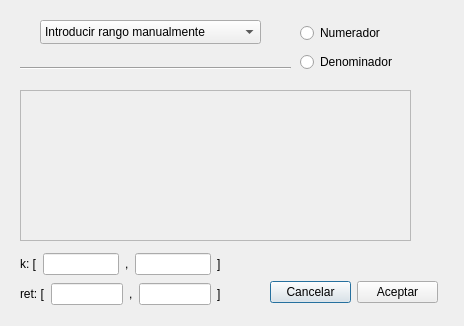
<?xml version="1.0" encoding="UTF-8"?>
<ui version="4.0">
 <class>IntroducirRango</class>
 <widget class="QDialog" name="IntroducirRango">
  <property name="windowModality">
   <enum>Qt::WindowModal</enum>
  </property>
  <property name="geometry">
   <rect>
    <x>0</x>
    <y>0</y>
    <width>464</width>
    <height>326</height>
   </rect>
  </property>
  <property name="windowTitle">
   <string>Dialog</string>
  </property>
  <widget class="QComboBox" name="elegirforma">
   <property name="geometry">
    <rect>
     <x>40</x>
     <y>20</y>
     <width>221</width>
     <height>24</height>
    </rect>
   </property>
   <item>
    <property name="text">
     <string>Introducir rango manualmente</string>
    </property>
   </item>
  </widget>
  <widget class="QStackedWidget" name="numdeno">
   <property name="geometry">
    <rect>
     <x>20</x>
     <y>80</y>
     <width>401</width>
     <height>191</height>
    </rect>
   </property>
   <property name="currentIndex">
    <number>0</number>
   </property>
   <widget class="QWidget" name="pagenume">
    <widget class="QScrollArea" name="boxNume">
     <property name="geometry">
      <rect>
       <x>0</x>
       <y>10</y>
       <width>391</width>
       <height>151</height>
      </rect>
     </property>
     <property name="widgetResizable">
      <bool>true</bool>
     </property>
     <widget class="QWidget" name="areaScrollnume">
      <property name="geometry">
       <rect>
        <x>0</x>
        <y>0</y>
        <width>389</width>
        <height>149</height>
       </rect>
      </property>
     </widget>
    </widget>
   </widget>
   <widget class="QWidget" name="pagedeno">
    <widget class="QScrollArea" name="boxDeno">
     <property name="geometry">
      <rect>
       <x>0</x>
       <y>10</y>
       <width>391</width>
       <height>151</height>
      </rect>
     </property>
     <property name="widgetResizable">
      <bool>true</bool>
     </property>
     <widget class="QWidget" name="areaScrolldeno">
      <property name="geometry">
       <rect>
        <x>0</x>
        <y>0</y>
        <width>389</width>
        <height>149</height>
       </rect>
      </property>
     </widget>
    </widget>
   </widget>
  </widget>
  <widget class="QWidget" name="layoutWidget">
   <property name="geometry">
    <rect>
     <x>300</x>
     <y>20</y>
     <width>121</width>
     <height>56</height>
    </rect>
   </property>
   <layout class="QVBoxLayout" name="verticalLayout">
    <item>
     <widget class="QRadioButton" name="numerador">
      <property name="text">
       <string>Numerador</string>
      </property>
     </widget>
    </item>
    <item>
     <widget class="QRadioButton" name="denominador">
      <property name="text">
       <string>Denominador</string>
      </property>
     </widget>
    </item>
   </layout>
  </widget>
  <widget class="QWidget" name="layoutWidget1">
   <property name="geometry">
    <rect>
     <x>20</x>
     <y>250</y>
     <width>201</width>
     <height>28</height>
    </rect>
   </property>
   <layout class="QHBoxLayout" name="horizontalLayout">
    <item>
     <widget class="QLabel" name="label">
      <property name="text">
       <string>k: [</string>
      </property>
     </widget>
    </item>
    <item>
     <widget class="QLineEdit" name="rInicioK"/>
    </item>
    <item>
     <widget class="QLabel" name="label_2">
      <property name="text">
       <string>,</string>
      </property>
     </widget>
    </item>
    <item>
     <widget class="QLineEdit" name="rFinK"/>
    </item>
    <item>
     <widget class="QLabel" name="label_3">
      <property name="text">
       <string>]</string>
      </property>
     </widget>
    </item>
   </layout>
  </widget>
  <widget class="QWidget" name="layoutWidget_2">
   <property name="geometry">
    <rect>
     <x>20</x>
     <y>280</y>
     <width>201</width>
     <height>28</height>
    </rect>
   </property>
   <layout class="QHBoxLayout" name="horizontalLayout_2">
    <item>
     <widget class="QLabel" name="label_4">
      <property name="text">
       <string>ret: [</string>
      </property>
     </widget>
    </item>
    <item>
     <widget class="QLineEdit" name="rInicioRet"/>
    </item>
    <item>
     <widget class="QLabel" name="label_5">
      <property name="text">
       <string>,</string>
      </property>
     </widget>
    </item>
    <item>
     <widget class="QLineEdit" name="rFinRet"/>
    </item>
    <item>
     <widget class="QLabel" name="label_6">
      <property name="text">
       <string>]</string>
      </property>
     </widget>
    </item>
   </layout>
  </widget>
  <widget class="Line" name="line">
   <property name="geometry">
    <rect>
     <x>20</x>
     <y>60</y>
     <width>271</width>
     <height>16</height>
    </rect>
   </property>
   <property name="orientation">
    <enum>Qt::Horizontal</enum>
   </property>
  </widget>
  <widget class="QWidget" name="">
   <property name="geometry">
    <rect>
     <x>270</x>
     <y>280</y>
     <width>168</width>
     <height>25</height>
    </rect>
   </property>
   <layout class="QHBoxLayout" name="horizontalLayout_3">
    <item>
     <widget class="QPushButton" name="cancelar">
      <property name="text">
       <string>Cancelar</string>
      </property>
     </widget>
    </item>
    <item>
     <widget class="QPushButton" name="aceptar">
      <property name="text">
       <string>Aceptar</string>
      </property>
     </widget>
    </item>
   </layout>
  </widget>
 </widget>
 <resources/>
 <connections/>
</ui>
